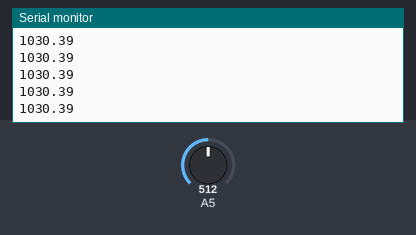
A sketch run on a simulated Arduino Uno, built with avr-gcc and run on an emulated ATmega328P. Shown: the last lines printed to the serial monitor. The inputs (shaded band) are chosen by the test bench; at power-on: A5 = 512.

Above: at 1.2 s.
1.3 s: A5 set to 716
At 1.31 s:
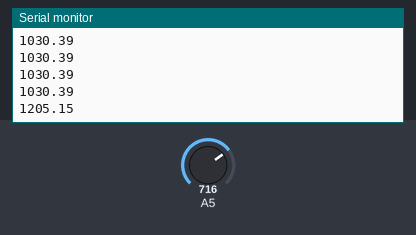
2.8 s: A5 set to 900
At 2.81 s:
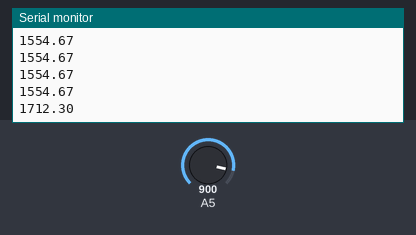
Timing chart, 0 to 5.8 s (numbered marks = the images above; inputs shaded):
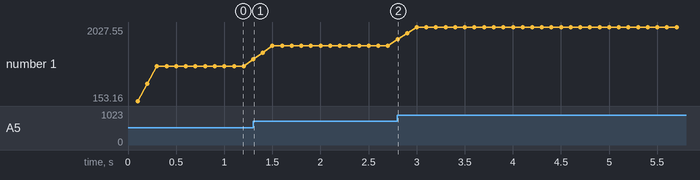

Measured:
- after the input at 1.3 s, the serial monitor: prints a new line at once (image 1)
- after the input at 2.8 s, the serial monitor: prints a new line at once (image 2)
- plotted number 1: 1030.39 → 1554.67 after the input at 1.3 s, 1554.67 → 2027.55 after the input at 2.8 s

The sketch:

SmartCocktailShakerSketch.ino
```cpp
// Smart Cocktail Shaker
// Main Sketch

// Created by Tony DiCola (tony@tonydicola.com)
// Released under an MIT license (http://opensource.org/licenses/MIT).

// Configuration:
#define ADC_PIN                5    // Set this to the analog input which is connected to the instrument amp output.

#define ADC_SAMPLES            5    // Number of ADC readings to average for a sample.  This helps reduce noise from the ADC.

#define FILTER_SAMPLES         3    // Number of samples to use in moving average of samples.  This is a simple low pass
                                    // filter that helps reduce noise from the bridge & amplifier.

#define SAMPLE_PERIOD_MS       100  // How long to wait between measurements.

#define ZERO_OFFSET            111.07  // Zero offset value found from the calibration sketch.

#define GRAMS_PER_MEASUREMENT  2.57  // Grams per measurement value found from the calibration sketch.

// Internal state used by the sketch.
int filterSamples[FILTER_SAMPLES];
int filterIndex = 0;
unsigned long lastMeasure = 0;
float sample = 0;

void setup(void)
{
  Serial.begin(9600);

  analogReference(EXTERNAL);

  // Initialize previous samples to 0.
  for (int i = 0; i < FILTER_SAMPLES; ++i) {
    filterSamples[i] = 0.0;
  }
}

// Query the analog pin for a value.
// Takes a number of ADC readings and averages them to reduce noise.
float readADC(int pin) {
  float total = 0.0;
  for (int i = 0; i < ADC_SAMPLES; ++i) {
    total += analogRead(pin);
  }
  return total / (float) ADC_SAMPLES;
}

// Apply simple low pass filter by computing a moving average of samples.
float filterSample(float newSample) {
  // Store the sample in the current index and increment the index appropriately.
  filterSamples[filterIndex] = newSample;
  filterIndex += 1;
  filterIndex = filterIndex < FILTER_SAMPLES ? filterIndex : 0;
  // Sum all the sample values.
  float total = 0;
  for (int i = 0; i < FILTER_SAMPLES; ++i) {
     total += filterSamples[i];
  }
  // Return the average value of the sample values.
  return total / (float) FILTER_SAMPLES;
}

void loop(void)
{
//  // Check for a request to read the sample from the serial port.
//  if (Serial.available() > 0) {
//    char command = Serial.read();
//    if (command == '?') {
//      // Respond with last sample weight when '?' character is received.
//      Serial.println(sample * GRAMS_PER_MEASUREMENT);
//    }
//  }

  // Update the sample every sample period.
  unsigned long time = millis();
  if (time - lastMeasure >= SAMPLE_PERIOD_MS) {
    sample = filterSample(readADC(ADC_PIN)) - ZERO_OFFSET;
    sample = sample < 0.0 ? 0.0 : sample;
    lastMeasure = time;
    Serial.println(sample * GRAMS_PER_MEASUREMENT);
  }

  // Loop continuously without delay so requests on the serial port are responsive.
}
```
